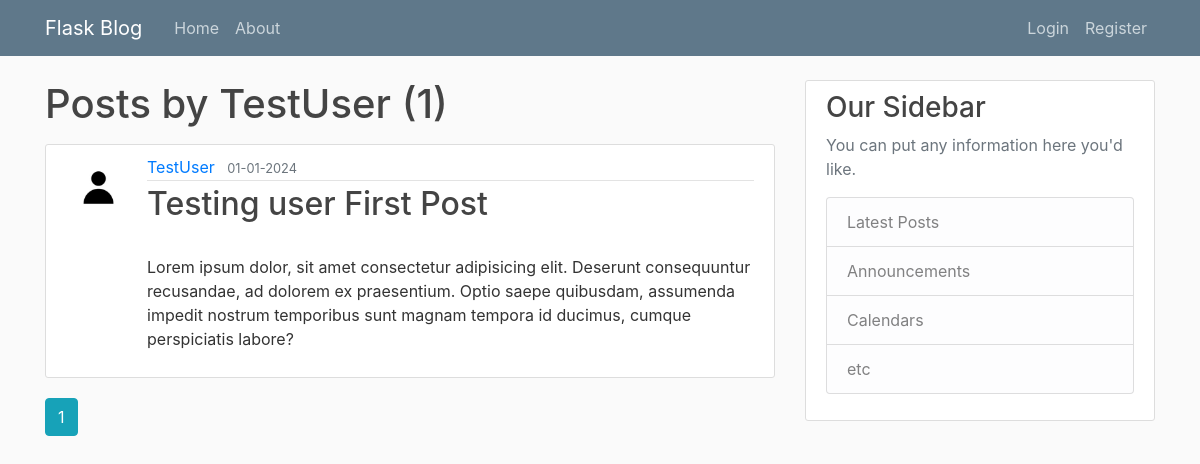
Page /user/TestUser on the earlier database version.
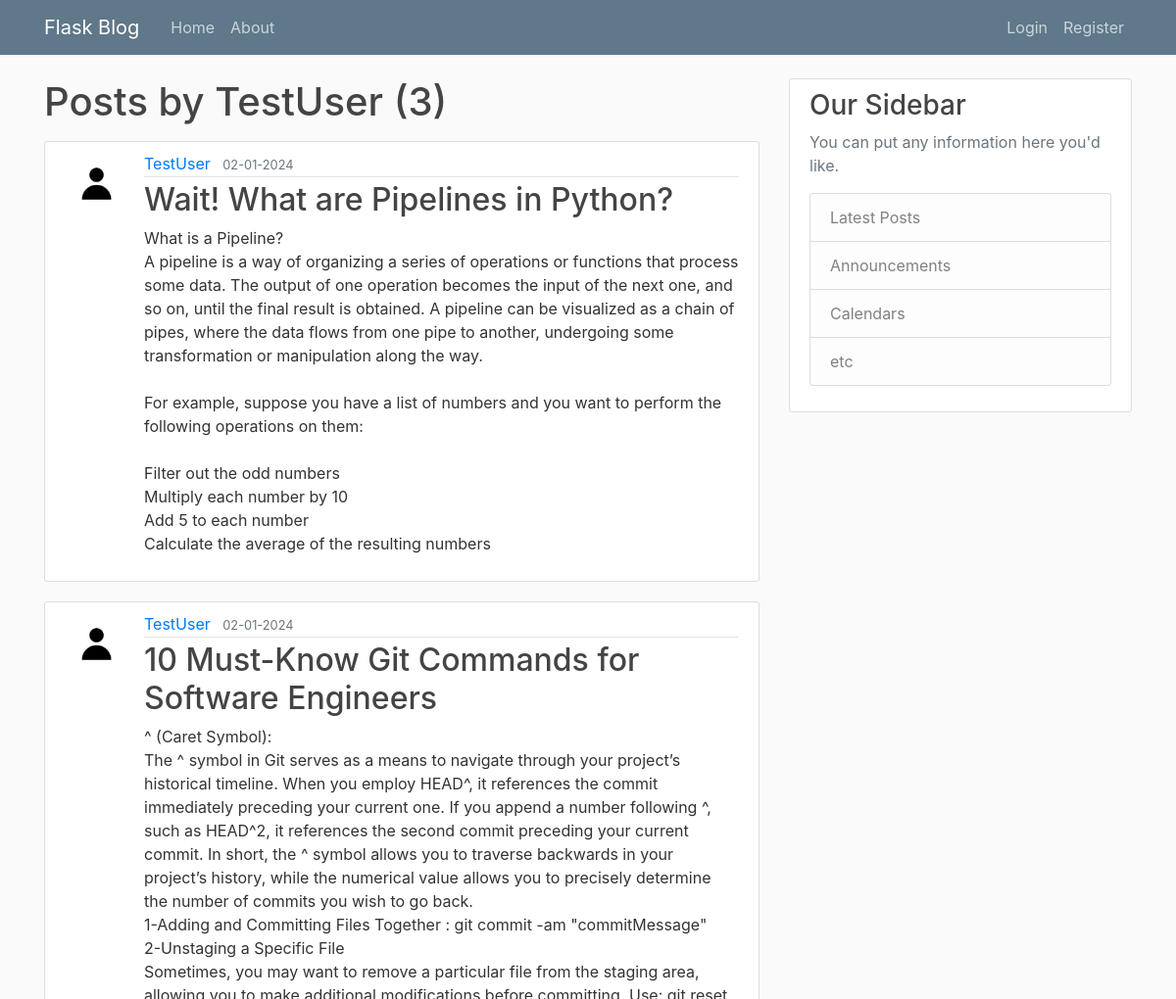
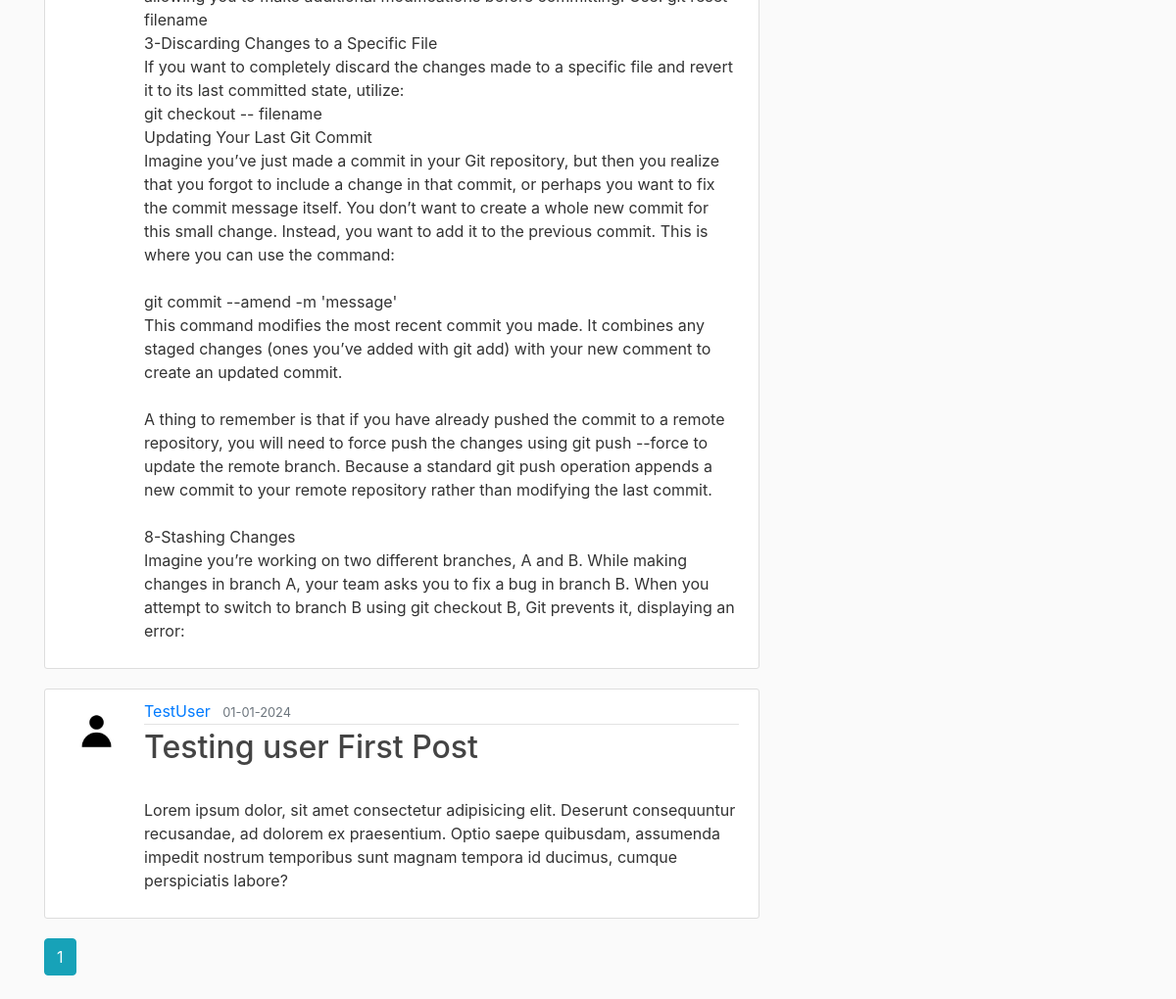
Same page on the later database version (2 pictures, top to bottom).
### flaskblog/models.py (models this page shows, shortened)
class User(db.Model, UserMixin):
    id = db.Column(db.Integer, primary_key = True)
    username = db.Column(db.String(20), unique = True, nullable = False )
    email = db.Column(db.String(120), unique = True, nullable = False )
    image_file = db.Column(db.String(20), nullable=False, default='default.jpg')
    password = db.Column(db.String(60), nullable=False)
    posts = db.relationship('Post', backref='author', lazy=True)

class Post(db.Model):
    id = db.Column(db.Integer, primary_key = True)
    title = db.Column(db.String(100), nullable=False)
    date_posted = db.Column(db.DateTime, nullable=False, default=datetime.now)
    content = db.Column(db.Text, nullable=False)
    user_id = db.Column(db.Integer, db.ForeignKey('user.id'), nullable=False )

### flaskblog/routes.py (the view)
@app.route("/user/<string:username>")
def user_posts(username):
    page = request.args.get('page', 1, type=int)
    user = User.query.filter_by(username=username).first_or_404()
    posts = Post.query.filter_by(author=user).order_by(Post.date_posted.desc()).paginate(page=page, per_page=5)
    return render_template("user_posts.html", posts=posts, user=user)

### flaskblog/templates/user_posts.html
{% extends "layout.html" %}
{% block content %}
<h1 class="mb-3">Posts by {{ user.username }} ({{ posts.total }}) </h1>
    {% for post in posts.items %}
        <article class="media content-section">
            <img src="{{ url_for('static', filename='profile_pics/' + post.author.image_file) }}" class="rounded-circle article-img">
            <div class="media-body">
            <div class="article-metadata">
                <a class="mr-2" href="{{ url_for('user_posts', username=post.author.username) }}">{{ post.author.username }}</a>
                <small class="text-muted">{{ post.date_posted.strftime('%d-%m-%Y') }}</small>
            </div>
            <h2><a class="article-title" href="{{ url_for('post', post_id=post.id) }}">{{ post.title }}</a></h2>
            <p class="article-content">{{ post.content }}</p>
            </div>
        </article>
    {% endfor %}
    {% for page_num in posts.iter_pages(left_edge=1, right_edge=1, left_current=1, right_current=2) %}
        {% if page_num %}
            {% if posts.page == page_num %}
            <a href="{{ url_for('user_posts', username=user.username, page=page_num) }}" class="btn btn-info mb-4">{{ page_num }}</a>
            {% else %}
            <a href="{{ url_for('user_posts', username=user.username, page=page_num) }}" class="btn btn-outline-info mb-4">{{ page_num }}</a>
            {% endif %}
        {% else %}
            ...
        {% endif %}
    {% endfor %}
{% endblock content %}

### flaskblog/templates/layout.html (shortened to what this page needs)
<!DOCTYPE html>
<html lang="en">
<head>
    <link rel="stylesheet" href="https://cdn.jsdelivr.net/npm/bootstrap@4.0.0/dist/css/bootstrap.min.css">
    <link rel="stylesheet" type="text/css" href="{{ url_for('static', filename='main.css')}}">
</head>
<body>
    <header class="site-header">
        <nav class="navbar navbar-expand-md navbar-dark bg-steel fixed-top">
          <div class="container">
            <a class="navbar-brand mr-4" href="/">Flask Blog</a>
            <div class="collapse navbar-collapse" id="navbarToggle">
              <div class="navbar-nav mr-auto">
                <a class="nav-item nav-link" href="{{ url_for('home') }}">Home</a>
                <a class="nav-item nav-link" href="{{ url_for('about') }}">About</a>
              </div>
              <div class="navbar-nav">
                {% if current_user.is_authenticated %}
                  <a class="nav-item nav-link" href="{{ url_for('new_post') }}">New Post</a>
                  <a class="nav-item nav-link" href="{{ url_for('account') }}">Account</a>
                  <a class="nav-item nav-link" href="{{ url_for('logout') }}">Logout</a>
                {% else %}
                  <a class="nav-item nav-link" href="{{ url_for('login') }}">Login</a>
                  <a class="nav-item nav-link" href="{{ url_for('register') }}">Register</a>
                {% endif %}
              </div>
            </div>
          </div>
        </nav>
      </header>
    <main role="main" class="container">
      <div class="row">
        <div class="col-md-8">
          {% block content %}{% endblock %}
        </div>
        <div class="col-md-4">
          <div class="content-section">
            <h3>Our Sidebar</h3>
            <p class='text-muted'>You can put any information here you'd like.
              <ul class="list-group">
                <li class="list-group-item list-group-item-light">Latest Posts</li>
                <li class="list-group-item list-group-item-light">Announcements</li>
                <li class="list-group-item list-group-item-light">Calendars</li>
                <li class="list-group-item list-group-item-light">etc</li>
              </ul>
            </p>
          </div>
        </div>
      </div>
    </main>
</body>
</html>

### flaskblog/static/main.css (style rules this page uses)
body { background: #fafafa; color: #333333; margin-top: 5rem; }
h1, h2, h3, h4, h5, h6 { color: #444444; }
.bg-steel { background-color: #5f788a; }
.site-header .navbar-nav .nav-link { color: #cbd5db; }
.content-section { background: #ffffff; padding: 10px 20px; border: 1px solid #dddddd; border-radius: 3px; margin-bottom: 20px; }
.article-title { color: #444444; }
.article-content { white-space: pre-line; }
.article-img { height: 65px; width: 65px; margin-right: 16px; }
.article-metadata { padding-bottom: 1px; margin-bottom: 4px; border-bottom: 1px solid #e3e3e3 }

Differences in the rows shown:
added Post: image_file (placeholder picture), author.username "TestUser", date_posted "02-01-2024", title "Wait! What are Pipelines in Python?", content "What is a Pipeline? A pipeline is a way of organizing a series of operations or functions that process some data. The output of one operation becomes the input of the next one, and so on, until the final result is obtained. A pipeline can be visualized as a chain of pipes, where the data flows from one pipe to another, undergoing some transformation or manipulation along the way. For example, suppose you have a list of numbers and you want to perform the following operations on them: Filter out the odd numbers Multiply each number by 10 Add 5 to each number Calculate the average of the resulting numbers"
added Post: image_file (placeholder picture), author.username "TestUser", date_posted "02-01-2024", title "10 Must-Know Git Commands for Software Engineers", content "^ (Caret Symbol): The ^ symbol in Git serves as a means to navigate through your project’s historical timeline. When you employ HEAD^, it references the commit immediately preceding your current one. If you append a number following ^, such as HEAD^2, it references the second commit preceding your current commit. In short, the ^ symbol allows you to traverse backwards in your project’s history, while the numerical value allows you to precisely determine the number of commits you wish to go back. 1-Adding and Committing Files Together : git commit -am \"commitMessage\" 2-Unstaging a Specific File Sometimes, you may want to remove a particular file from the staging area, allowing you to make…"
Other differences:
{{ posts.total }}: "1" → "3"
